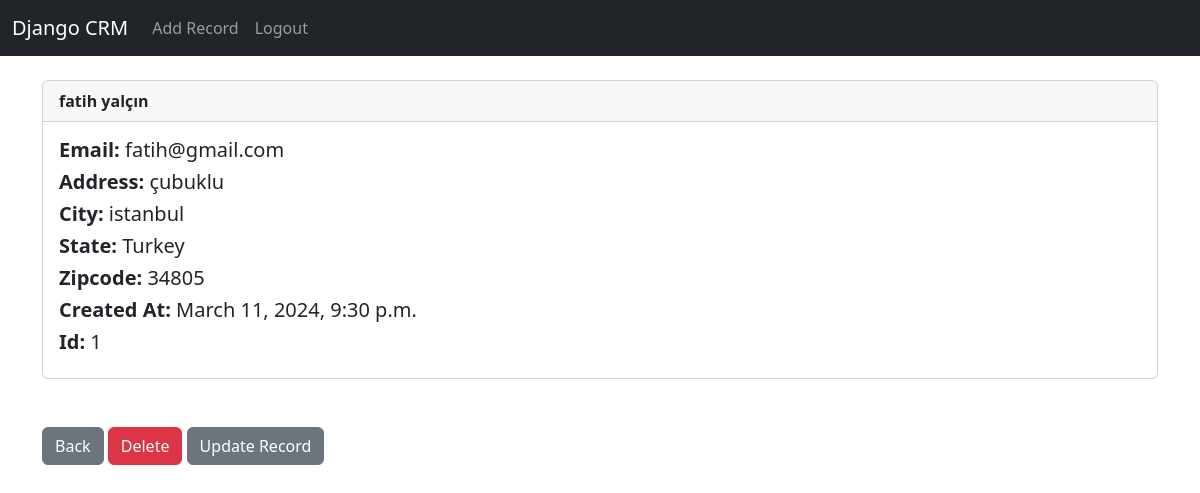
The page /record/1 (signed in) on the database its author committed.
### website/models.py (models this page shows, shortened)
class Record(models.Model):
    created_at = models.DateTimeField(auto_now_add=True)
    first_name = models.CharField(max_length=50)
    last_name = models.CharField(max_length=50)
    email = models.CharField(max_length=100)
    phone = models.CharField(max_length=15)
    address = models.CharField(max_length=100)
    city = models.CharField(max_length=50)
    state = models.CharField(max_length=50)
    zipcode = models.CharField(max_length=20)

### website/views.py (the view)
# urls.py: path('record/<int:pk>', views.customer_record, name='record'),
def customer_record(request, pk):
    if request.user.is_authenticated:
        customer_record = Record.objects.get(id=pk)
        return render(request, 'record.html', {'customer_record': customer_record})
    else:
        messages.success(request, "You Must Be Logged In To View That Page...")
        return redirect('home')

### website/templates/record.html
{% extends "base.html" %}
{% block content %}
<br>
<div class="card">
    <div class="card-header">
        <strong>{{ customer_record.first_name }} {{ customer_record.last_name }}</strong>
    </div>
    <div class="card-body">
        <h5 class="card-title">
            <strong>Email: </strong> {{ customer_record.email }}
        </h5>
        <h5 class="card-title">
            <strong>Address: </strong>{{ customer_record.address }}
        </h5>
        <h5 class="card-title">
            <strong>City: </strong> {{ customer_record.city }}
        </h5>
        <h5 class="card-title">
            <strong>State: </strong> {{ customer_record.state }}
        </h5>
        <h5 class="card-title">
            <strong>Zipcode: </strong> {{ customer_record.zipcode }}
        </h5>
        <h5 class="card-title">
            <strong>Created At: </strong> {{ customer_record.created_at }}
        </h5>
        <h5 class="card-title">
            <strong>Id: </strong> {{ customer_record.id }}
        </h5>
    </div>
</div>
<br><br>
<a href="{% url 'home' %}" class="btn btn-secondary">Back</a>
<a href="{% url 'delete_record' customer_record.id %}" class="btn btn-danger">Delete</a>
<a href="{% url 'update_record' customer_record.id %}" class="btn btn-secondary">Update Record</a>
{% endblock %}

### rows shown on the page
Record: first_name "fatih", last_name "yalçın", email "fatih@gmail.com", address "çubuklu", city "istanbul", state "Turkey", zipcode "34805", created_at "March 11, 2024, 9:30 p.m.", id "1"
